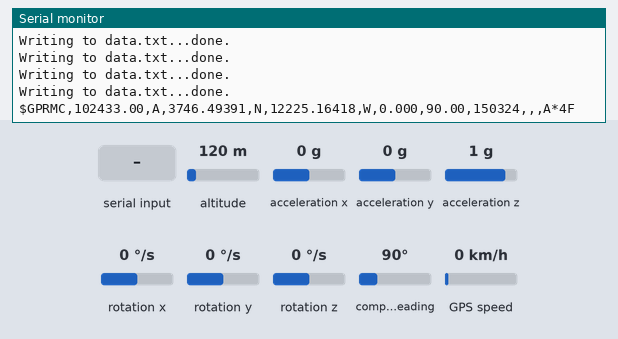
The sketch below on a simulated Arduino Uno, built with avr-gcc and run on an emulated ATmega328P. Parts: the last lines printed to the serial monitor. The test bench sets the inputs (shaded band); at power-on: compass heading 90°, altitude 120 m, GPS speed 0 km/h, acceleration x 0 g, acceleration y 0 g, acceleration z 1 g, rotation x 0 °/s, rotation y 0 °/s, rotation z 0 °/s. Storage starts empty; the GPS gets a fix after 3 s at 37.7749, -122.4194 with 8 satellites.

Above: at 3.2 s.
3.3 s: compass heading set to 180°
At 4.31 s:
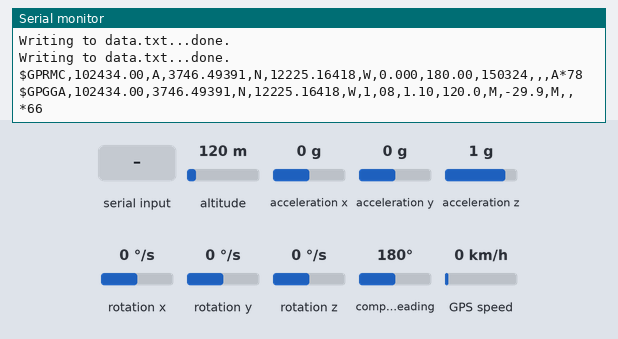
4.8 s: "1" received over the second serial link
8.7 s: altitude set to 20 m
At 9.35 s:
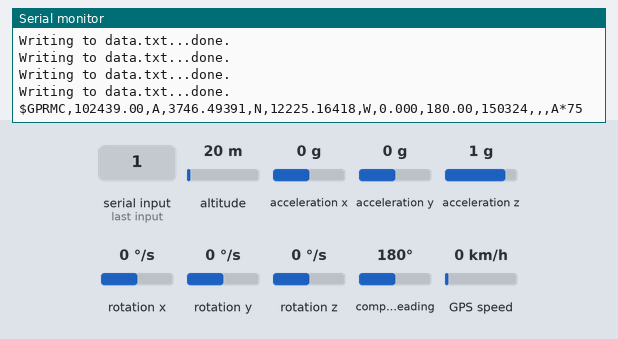
12.8 s: GPS speed set to 30 km/h
At 13.43 s:
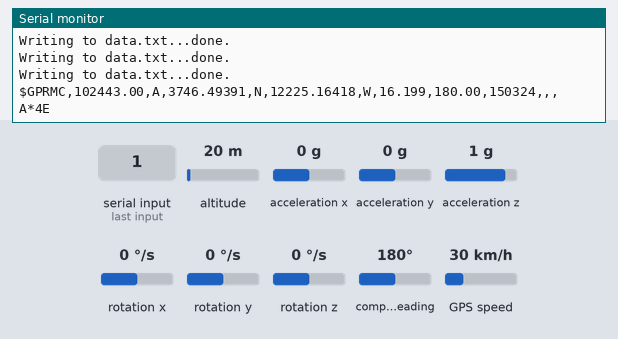
16.9 s: altitude set to 250 m
At 17.52 s:
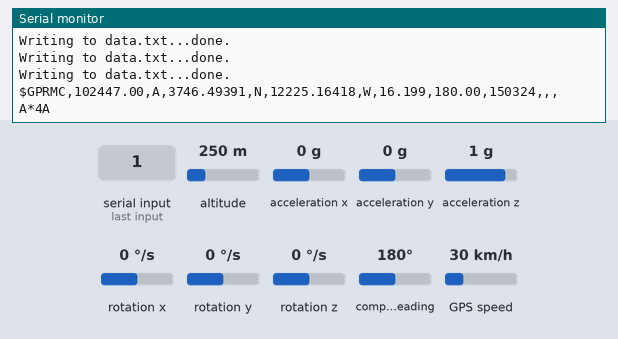

Measured:
- after the input at 3.3 s, the serial monitor: prints a new line after 0.87 s (image 1)
- after the input at 12.8 s, the serial monitor: prints a new line after 0.57 s (image 3)

The sketch:

sketch_aug17a.ino
```cpp
#include <SD.h>
#include <SPI.h>
#include <string.h>
#include <TinyGPS++.h>
#include <SoftwareSerial.h>
#include <MPU6050.h>
#include <I2Cdev.h>

MPU6050 accelgyro;
TinyGPSPlus gps;
SoftwareSerial mySerial(9, 8);

#define IMUInt      2
#define SDPin       4
#define BAUD        9600

void setup(){
    Serial.begin(BAUD);
    mySerial.begin(BAUD);
    while(!Serial);
    Serial.println(F("Initializing MPU device..."));

    accelgyro.initialize();
    Serial.println("Testing device connections...");
    Serial.println(accelgyro.testConnection() ? "MPU6050 connection successful" : "MPU6050 connection failed");
    accelgyro.setXAccelOffset(501);
    accelgyro.setYAccelOffset(619);
    accelgyro.setZAccelOffset(2061);
    accelgyro.setXGyroOffset(-26);
    accelgyro.setYGyroOffset(-12);
    accelgyro.setZGyroOffset(35);

    Serial.println(F("Initiating SD Card..."));
    if (!SD.begin(4)) {
      Serial.println(F("SD Card initialization failed!"));
      return;
    }

    delay(1000);

    Serial.println(F("Configuration Complete!"));
    delay(1000);
}


int milli = 0;

void loop() {
  while(mySerial.available()>0){
    char data = mySerial.read();
    gps.encode(data);
    Serial.write(data);
  }
  int16_t ax, ay, az, gx, gy, gz;
  double time;

  accelgyro.getMotion6(&ax, &ay, &az, &gx, &gy, &gz);
  String out = "";
  out += String(ax);
  out += String(ay);
  out += String(az);
  out += String(gx);
  out += String(gy);
  out += String(gz);
  time = millis();
  out += String(time);

  File file = SD.open("data.txt", FILE_WRITE);
  if (file) {
    Serial.print(F("Writing to data.txt..."));
    file.println(out);
    if(GPSLogger() == "")
      file.close();
    else{
        file.println(GPSLogger());
        file.close();
      }
    Serial.println(F("done."));
  }
  else {
    Serial.println(F("error opening data.txt"));
  }
}

String GPSLogger(){
  if(gps.location.isUpdated()){
    Serial.println(F("The thing workings!"));
    String Data =   String(gps.location.lat(), 9);
    Data +=   String(gps.location.lng(), 9)+"|";
    Data +=   String(gps.altitude.value())+"|";
    Data +=   String(gps.satellites.value())+"|";
    Data +=   String(gps.date.value())+"|";
    Data +=   String(gps.time.value())+"|";
    Data += ",";
    return Data;
  }
  return "";
}
```
